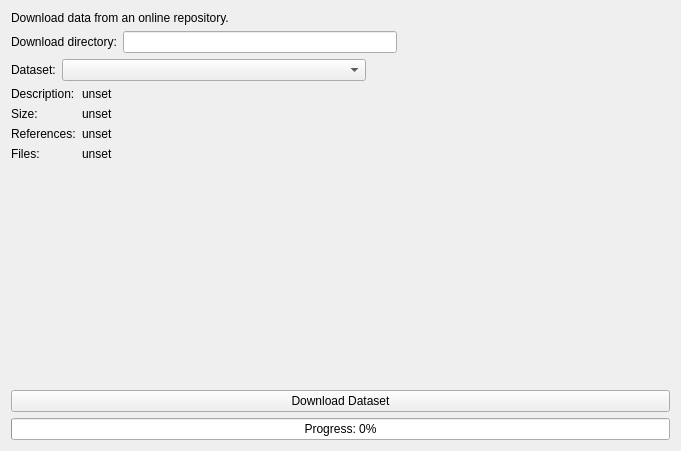
<?xml version="1.0" encoding="UTF-8"?>
<ui version="4.0">
 <class>WizardPage</class>
 <widget class="QWizardPage" name="WizardPage">
  <property name="geometry">
   <rect>
    <x>0</x>
    <y>0</y>
    <width>681</width>
    <height>451</height>
   </rect>
  </property>
  <property name="windowTitle">
   <string>WizardPage</string>
  </property>
  <layout class="QHBoxLayout" name="horizontalLayout">
   <item>
    <layout class="QVBoxLayout" name="verticalLayout">
     <property name="spacing">
      <number>6</number>
     </property>
     <item>
      <widget class="QLabel" name="label">
       <property name="text">
        <string>Download data from an online repository.</string>
       </property>
       <property name="wordWrap">
        <bool>true</bool>
       </property>
      </widget>
     </item>
     <item>
      <layout class="QHBoxLayout" name="horizontalLayout_3">
       <item>
        <widget class="QLabel" name="label_11">
         <property name="text">
          <string>Download directory:</string>
         </property>
        </widget>
       </item>
       <item>
        <widget class="QLineEdit" name="lineEdit">
         <property name="readOnly">
          <bool>true</bool>
         </property>
        </widget>
       </item>
       <item>
        <spacer name="horizontalSpacer_2">
         <property name="orientation">
          <enum>Qt::Horizontal</enum>
         </property>
         <property name="sizeHint" stdset="0">
          <size>
           <width>40</width>
           <height>20</height>
          </size>
         </property>
        </spacer>
       </item>
      </layout>
     </item>
     <item>
      <layout class="QHBoxLayout" name="horizontalLayout_2">
       <item>
        <widget class="QLabel" name="label_2">
         <property name="text">
          <string>Dataset:</string>
         </property>
        </widget>
       </item>
       <item>
        <widget class="QComboBox" name="comboBox">
         <property name="sizePolicy">
          <sizepolicy hsizetype="Expanding" vsizetype="Fixed">
           <horstretch>0</horstretch>
           <verstretch>0</verstretch>
          </sizepolicy>
         </property>
        </widget>
       </item>
       <item>
        <spacer name="horizontalSpacer">
         <property name="orientation">
          <enum>Qt::Horizontal</enum>
         </property>
         <property name="sizeHint" stdset="0">
          <size>
           <width>40</width>
           <height>20</height>
          </size>
         </property>
        </spacer>
       </item>
      </layout>
     </item>
     <item>
      <layout class="QGridLayout" name="gridLayout">
       <item row="3" column="0">
        <widget class="QLabel" name="label_files_2">
         <property name="text">
          <string>Files:</string>
         </property>
         <property name="alignment">
          <set>Qt::AlignLeading|Qt::AlignLeft|Qt::AlignTop</set>
         </property>
        </widget>
       </item>
       <item row="0" column="0">
        <widget class="QLabel" name="label_3">
         <property name="text">
          <string>Description:</string>
         </property>
         <property name="alignment">
          <set>Qt::AlignLeading|Qt::AlignLeft|Qt::AlignTop</set>
         </property>
        </widget>
       </item>
       <item row="1" column="0">
        <widget class="QLabel" name="label_4">
         <property name="text">
          <string>Size:</string>
         </property>
        </widget>
       </item>
       <item row="3" column="1">
        <widget class="QLabel" name="label_files">
         <property name="text">
          <string>unset</string>
         </property>
         <property name="wordWrap">
          <bool>true</bool>
         </property>
         <property name="openExternalLinks">
          <bool>true</bool>
         </property>
        </widget>
       </item>
       <item row="1" column="1">
        <widget class="QLabel" name="label_size">
         <property name="text">
          <string>unset</string>
         </property>
         <property name="wordWrap">
          <bool>true</bool>
         </property>
        </widget>
       </item>
       <item row="2" column="1">
        <widget class="QLabel" name="label_refs">
         <property name="sizePolicy">
          <sizepolicy hsizetype="Expanding" vsizetype="Preferred">
           <horstretch>0</horstretch>
           <verstretch>0</verstretch>
          </sizepolicy>
         </property>
         <property name="text">
          <string>unset</string>
         </property>
         <property name="wordWrap">
          <bool>true</bool>
         </property>
         <property name="openExternalLinks">
          <bool>true</bool>
         </property>
        </widget>
       </item>
       <item row="0" column="1">
        <widget class="QLabel" name="label_descr">
         <property name="text">
          <string>unset</string>
         </property>
         <property name="wordWrap">
          <bool>true</bool>
         </property>
        </widget>
       </item>
       <item row="2" column="0">
        <widget class="QLabel" name="label_5">
         <property name="text">
          <string>References:</string>
         </property>
         <property name="alignment">
          <set>Qt::AlignLeading|Qt::AlignLeft|Qt::AlignTop</set>
         </property>
        </widget>
       </item>
       <item row="4" column="0">
        <spacer name="verticalSpacer">
         <property name="orientation">
          <enum>Qt::Vertical</enum>
         </property>
         <property name="sizeHint" stdset="0">
          <size>
           <width>20</width>
           <height>40</height>
          </size>
         </property>
        </spacer>
       </item>
      </layout>
     </item>
     <item>
      <widget class="QPushButton" name="pushButton">
       <property name="text">
        <string>Download Dataset</string>
       </property>
      </widget>
     </item>
     <item>
      <widget class="QProgressBar" name="progressBar">
       <property name="maximum">
        <number>100</number>
       </property>
       <property name="value">
        <number>0</number>
       </property>
       <property name="format">
        <string>Progress: %p%</string>
       </property>
      </widget>
     </item>
    </layout>
   </item>
  </layout>
 </widget>
 <resources/>
 <connections/>
</ui>
